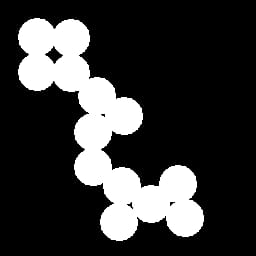
#> input picture test.jpeg, 256 x 256 px
$ python Laplacian.py   (older library calls are emulated)
#> lines starting #> are read from the running program, lines starting #| are printed output that depends on the picture; after the words box and inside, x2 and y2 are one past the last pixel; in counts of white or black regions, pixels touching at a corner belong together
import cv2

img = cv2.imread("test.jpeg", 0)
#> img is the input picture: shape (256, 256); min 0, max 255, mean 55.2

lap = cv2.Laplacian(img, cv2.CV_64F)
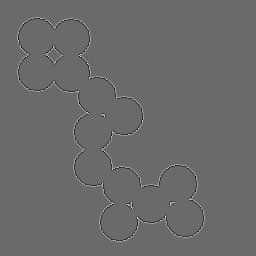
#> lap: shape (256, 256) float64; min -529, max 735, mean 0; drawn with min black and max white

cv2.imshow("Laplacian", lap)
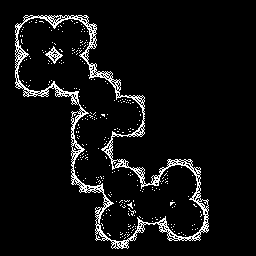
#> window 'Laplacian': shape (256, 256); 6.3% white in thin lines or dots, all inside (x1, y1, x2, y2) = (15, 15, 209, 249)
cv2.waitKey(0)
cv2.destroyAllWindows()
